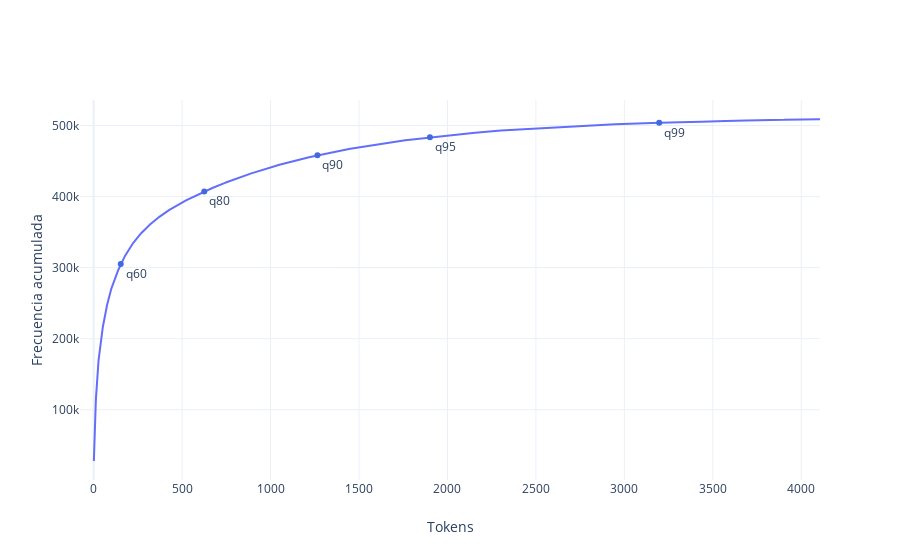

The notebook cell this image was saved under:
### Code cell
cum_dist_plot(array=frequency, xlabel="Tokens", ylabel="Frecuencia acumulada" )

### Figure 1 — Plotly figure (JSON) as saved in the notebook; plotly's stock layout.template omitted (floating-point values rounded to 4 significant figures; data arrays with more than 128 entries replaced by an {"elided": "..."} marker saying what was removed)
{"data": [{"showlegend": false, "type": "scatter", "x": {"elided": "4106 int values"}, "y": {"elided": "4106 int values"}}, {"marker": {"color": "royalblue"}, "mode": "markers+text", "showlegend": false, "text": ["q60", "q80", "q90", "q95", "q99"], "textposition": "bottom right", "type": "scatter", "x": [153, 625, 1265, 1901, 3197], "y": [305165, 407189, 458069, 483519, 503897]}], "layout": {"xaxis": {"title": {"text": "Tokens"}}, "yaxis": {"title": {"text": "Frecuencia acumulada"}}}}
